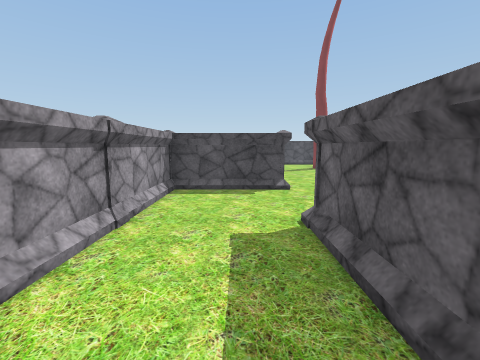
View 1 (above)

24 first-person views from a walk through a Unity game level. The camera is 1.5 m above the floor, tilts 8° down and sees 90° across. The floor is counted in squares, 1 m on a side. Each view is taken from the middle of a square. On the plan, view 1 faces up. The plan holds only what a view shows up to about 13 squares ahead; the rest is blank. Some animated figures are left out. Some surface patterns are stand-ins.

View 2
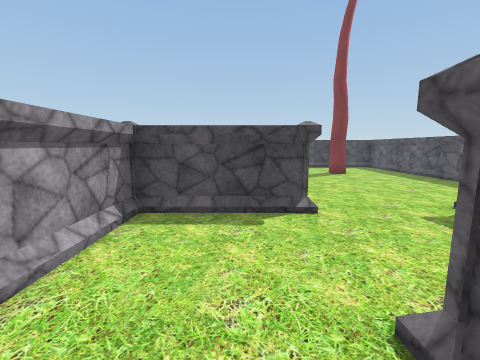

View 3
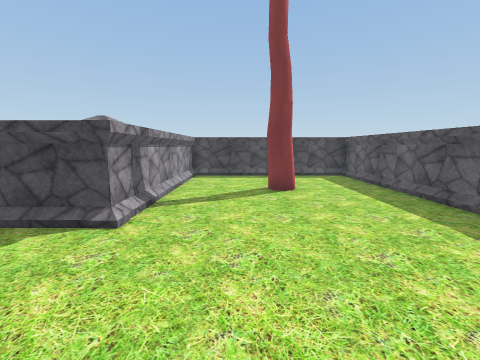

View 4
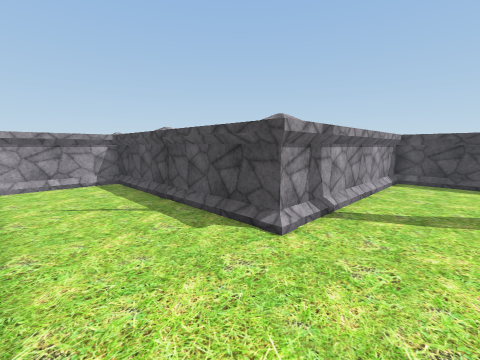

View 5
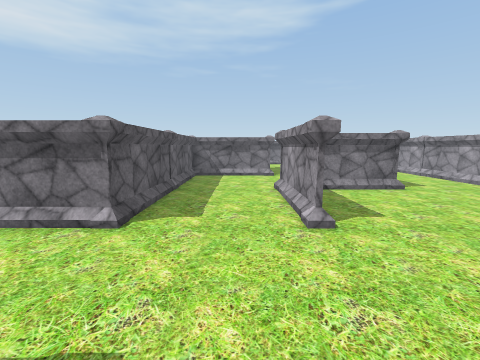

View 6
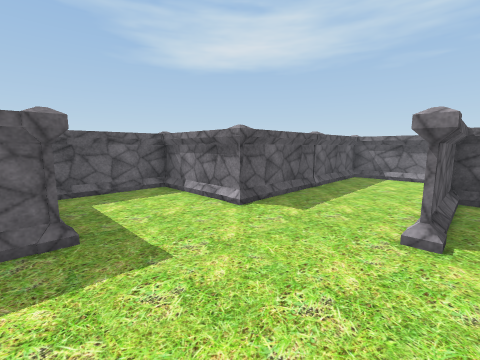

View 7
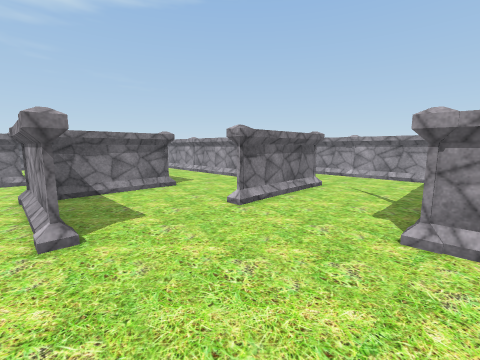

View 8
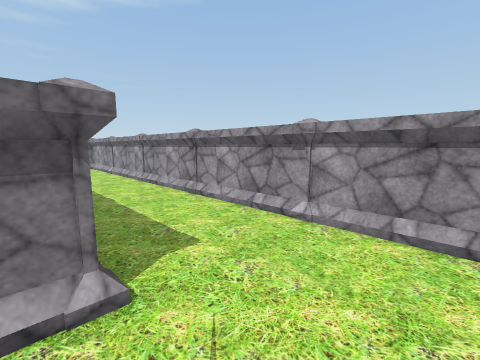

View 9
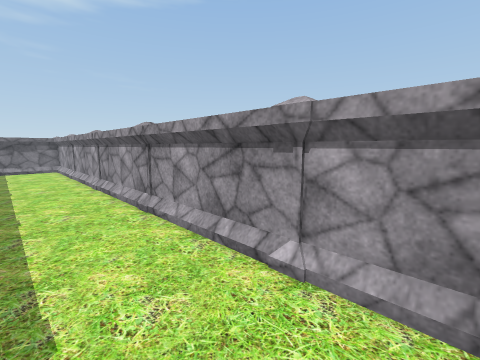

View 10
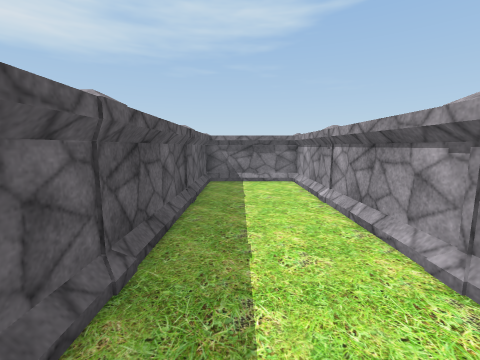

View 11
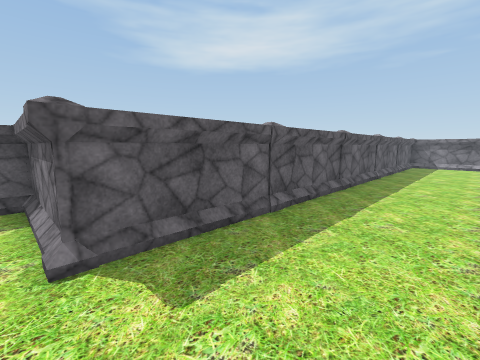

View 12
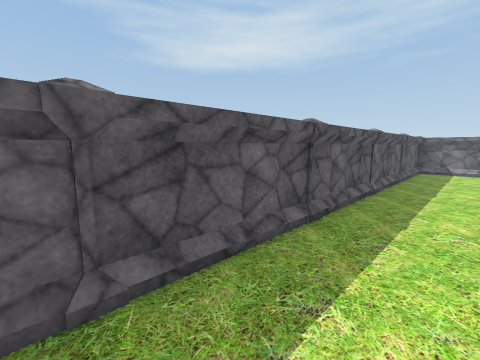

View 13
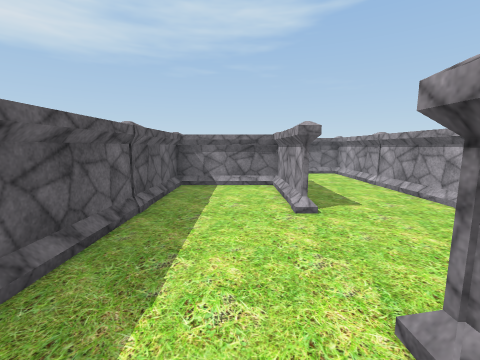

View 14
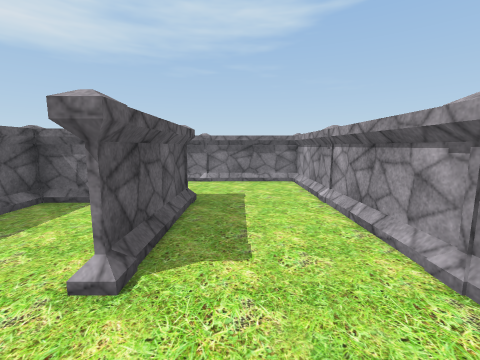

View 15
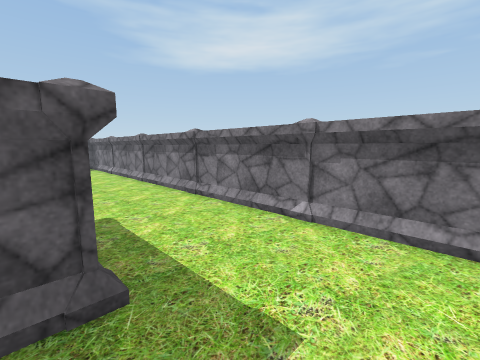

View 16
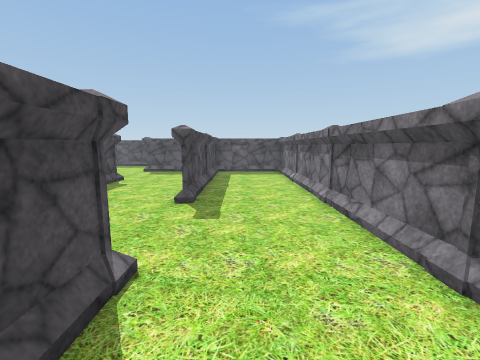

View 17
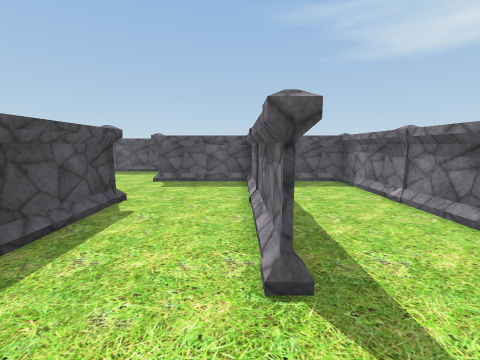

View 18
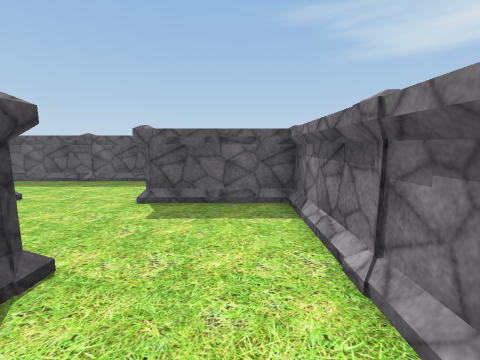

View 19
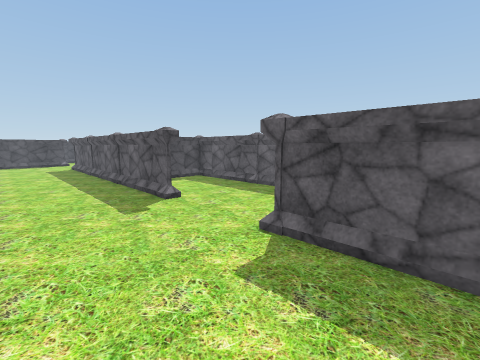

View 20
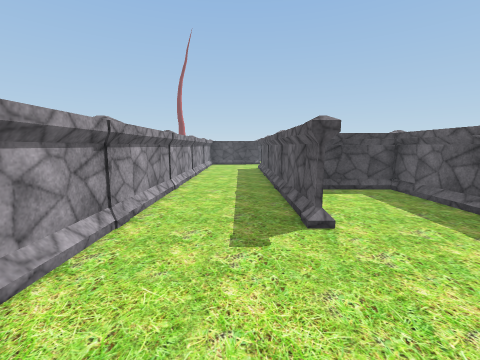

View 21
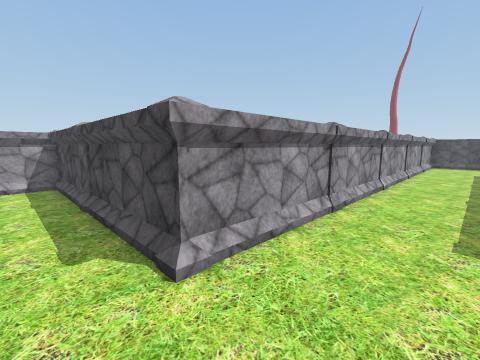

View 22
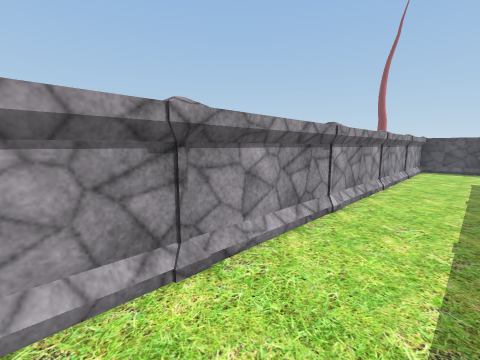

View 23
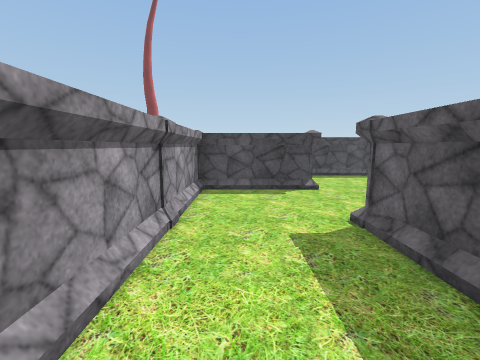

View 24
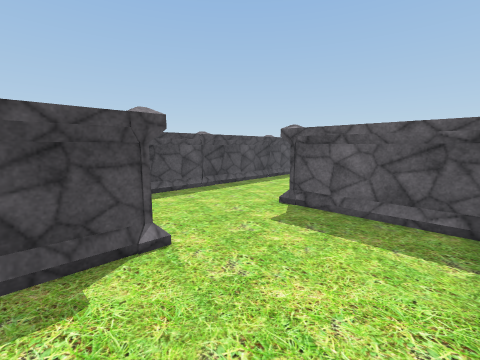

### Floor plan
Points are (right, up) in squares from view 1. A wall is a line through its corners. A room is listed if a view was taken in it or the views show most of it. See-through windows are left out.
Room 1 (views 1, 2, 3, 4, 5, 6, 7, 8, 9, 10, 11, 12, 13, 14, 15, 16, 17, 18, 19, 20, 21, 22, 23, 24)
walls: (5.5, 0.5) (9.5, 0.5) (9.5, 8.5) (13.5, 8.5); (13.5, 2.2) (13.5, 4.5); (13.5, -6.6) (13.5, 0.5); (16.5, -3.5) (14.9, -3.5); (8.6, -11.5) (1.5, -11.5) (1.5, -13.1); (17.5, 5.4) (17.5, 8.5); (12.5, 8.5) (9.5, 8.5) (9.5, -10.6); (17.5, -9.9) (17.5, -3.5); (5.5, 8.4) (5.5, 4.5) (5.5, 8); (13.5, 9.5) (13.5, 12); (13.5, -14.6) (13.5, -11.5); (-2.5, -6.4) (-2.5, 1.8); (12, -15.5) (5.7, -15.5) (13.5, -15.5); (0.5, 8.5) (-2.5, 8.5) (1.5, 8.5); (1.5, -14.5) (1.5, 4.5) (5.5, 4.5); (9.5, 13.4) (9.5, 20.5) (1.5, 20.5) (1.5, 13.4); (-2.5, -11.8) (-2.5, -14.4); (16.5, 12.5) (14.8, 12.5); (-2.5, 8.5) (-2.5, -0.1); (-6.5, -0.4) (-6.5, -2.5); (-6.5, -4.4) (-6.5, -6.4); (13.5, -18.5) (13.5, -17.4); (0.6, 12.5) (-1.5, 12.5); (-6.5, -7.5) (-2.5, -7.5); (-6.5, 3.6) (-6.5, 1.5); (10.4, -19.5) (12.5, -19.5); (20.4, 12.5) (18.4, 12.5); (6.4, -19.5) (8.5, -19.5); (-2.5, -15.5) (-2.5, -11.6); (-2.5, -15.5) (1.5, -15.5); (5.7, 15.9) (5.2, 16.1) (5, 16.5); (5.9, 16.5) (5.7, 16.1) (5.5, 16); (2.4, -19.5) (4.5, -19.5); (-6.5, 7.6) (-6.5, 5.5); (-6.5, -12.4) (-6.5, -14.5); (23.1, 12.5) (22.4, 12.5); (-3.4, 12.5) (-5.5, 12.5); (-1.6, -19.5) (0.5, -19.5); (-6.5, 11.5) (-6.5, 9.4); (-6.5, -16.4) (-6.5, -18.5); (-5.5, -19.5) (-3.5, -19.5)
objects: other object (-7, -20) to (-6, -19); pillar (-7, -16) to (-7, -15); pillar (-7, -12) to (-7, -11); other object (-7, -8) to (-7, -7); pillar (-7, -4) to (-7, -3); pillar (-7, 0) to (-7, 1); pillar (-7, 4) to (-7, 5); pillar (-7, 8) to (-7, 9); other object (-7, 12) to (-6, 13); pillar (-3, -20) to (-2, -19); pillar (-3, -16) to (-3, -15); pillar (-3, -11); pillar (-3, -8) to (-2, -7); pillar (-3, -3); pillar (-3, 1); pillar (-3, 5); pillar (-3, 9); pillar (-3, 13) to (-2, 13); pillar (1, -20) to (2, -19); pillar (1, -16) to (2, -15); pillar (1, -11); pillar (1, -7); pillar (1, -3); pillar (1, 1); pillar (1, 5); pillar (1, 8) to (2, 9); pillar (1, 12) to (2, 13); pillar (5, -20) to (6, -19); pillar (5, -16) to (5, -15); pillar (5, -11); pillar (5, 1); pillar (5, 4) to (6, 5); pillar (5, 9); pillar (9, -20) to (10, -19); pillar (9, -15); pillar (9, -12) to (10, -11); pillar (9, -7); pillar (9, -3); pillar (9, 1); pillar (9, 5); pillar (9, 9); pillar (9, 12) to (10, 13); other object (13, -20) to (14, -19); pillar (13, -15); pillar (13, -11); pillar (13, -8) to (14, -7); pillar (13, -3); other object (13, 1); pillar (13, 5); pillar (13, 8) to (14, 9); pillar (17, -7); pillar (17, -3); pillar (17, 9); pillar (17, 13) to (18, 13); pillar (21, 13) to (22, 13)

Where each view was taken, in squares from view 1:
view 1: 0 up, 0 right, facing up
view 2: 3 up, 0 right, facing up
view 3: 8 up, 4 right, facing up
view 4: 9 up, 4 right, facing up-left
view 5: 13 up, 7 right, facing down
view 6: 13 up, 5 right, facing down-right
view 7: 13 up, 6 right, facing down-left
view 8: 11 up, 2 left, facing down-left
view 9: 10 up, 4 left, facing down-left
view 10: 3 up, 4 left, facing down
view 11: 5 up, 2 left, facing down-right
view 12: 1 up, 1 left, facing down-right
view 13: 6 down, 1 left, facing down
view 14: 9 down, 4 left, facing down
view 15: 15 down, 5 left, facing down-right
view 16: 17 down, 1 left, facing right
view 17: 15 down, 3 right, facing right
view 18: 14 down, 7 right, facing right
view 19: 14 down, 10 right, facing up-right
view 20: 12 down, 12 right, facing up
view 21: 13 down, 12 right, facing up-left
view 22: 9 down, 12 right, facing up-left
view 23: 0 up, 11 right, facing up
view 24: 5 up, 12 right, facing up-right
